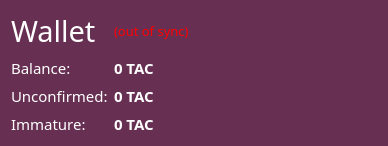
        <widget class="QFrame" name="topleftframe">
         <property name="sizePolicy">
          <sizepolicy hsizetype="Fixed" vsizetype="Preferred">
           <horstretch>0</horstretch>
           <verstretch>0</verstretch>
          </sizepolicy>
         </property>
         <property name="minimumSize">
          <size>
           <width>388</width>
           <height>0</height>
          </size>
         </property>
         <property name="toolTip">
          <string/>
         </property>
         <property name="styleSheet">
          <string notr="true">QFrame {color: rgb(255, 255, 255);
background-color: rgb(103, 47, 82);
alternate-background-color: rgb(89, 38, 68);}
QToolTip {
     color: white;
     font-size:9pt;font-family:'Gill Sans MT';
     border: 4px solid ;
     border-radius: 13px;
     opacity: 700;
     border-color: rgb(89,38,68);
     background-color: rgb(62,29,67);
 }</string>
         </property>
         <layout class="QGridLayout" name="gridLayout_2">
          <item row="0" column="2">
           <widget class="QLabel" name="labelWalletStatus">
            <property name="sizePolicy">
             <sizepolicy hsizetype="Fixed" vsizetype="Preferred">
              <horstretch>0</horstretch>
              <verstretch>0</verstretch>
             </sizepolicy>
            </property>
            <property name="font">
             <font>
              <family>Gill Sans MT</family>
              <pointsize>10</pointsize>
             </font>
            </property>
            <property name="toolTip">
             <string>The displayed information may be out of date. Your wallet automatically synchronizes with the Talkcoin network after a connection is established, but this process has not completed yet.</string>
            </property>
            <property name="styleSheet">
             <string notr="true">QLabel { color: red; }</string>
            </property>
            <property name="text">
             <string notr="true">(out of sync)</string>
            </property>
            <property name="alignment">
             <set>Qt::AlignLeading|Qt::AlignLeft|Qt::AlignVCenter</set>
            </property>
           </widget>
          </item>
          <item row="0" column="3">
           <spacer name="horizontalSpacer_2">
            <property name="orientation">
             <enum>Qt::Horizontal</enum>
            </property>
            <property name="sizeHint" stdset="0">
             <size>
              <width>40</width>
              <height>20</height>
             </size>
            </property>
           </spacer>
          </item>
          <item row="0" column="4" alignment="Qt::AlignRight">
           <widget class="QLabel" name="lblLogo">
            <property name="text">
             <string/>
            </property>
            <property name="pixmap">
             <pixmap resource="../talkcoin.qrc">:/images/logo</pixmap>
            </property>
            <property name="scaledContents">
             <bool>false</bool>
            </property>
           </widget>
          </item>
          <item row="0" column="1">
           <widget class="QLabel" name="label_5">
            <property name="font">
             <font>
              <family>Gill Sans MT</family>
              <pointsize>22</pointsize>
              <weight>50</weight>
              <bold>false</bold>
             </font>
            </property>
            <property name="text">
             <string>Wallet</string>
            </property>
           </widget>
          </item>
          <item row="1" column="2">
           <widget class="QLabel" name="labelBalance">
            <property name="minimumSize">
             <size>
              <width>90</width>
              <height>0</height>
             </size>
            </property>
            <property name="font">
             <font>
              <family>Gill Sans MT</family>
              <pointsize>11</pointsize>
              <weight>75</weight>
              <bold>true</bold>
             </font>
            </property>
            <property name="cursor">
             <cursorShape>IBeamCursor</cursorShape>
            </property>
            <property name="toolTip">
             <string>Your current balance</string>
            </property>
            <property name="text">
             <string notr="true">0 TAC</string>
            </property>
            <property name="textInteractionFlags">
             <set>Qt::LinksAccessibleByMouse|Qt::TextSelectableByKeyboard|Qt::TextSelectableByMouse</set>
            </property>
           </widget>
          </item>
          <item row="1" column="1">
           <widget class="QLabel" name="label">
            <property name="font">
             <font>
              <family>Gill Sans MT</family>
              <pointsize>11</pointsize>
             </font>
            </property>
            <property name="text">
             <string>Balance:</string>
            </property>
           </widget>
          </item>
          <item row="2" column="2" alignment="Qt::AlignTop">
           <widget class="QLabel" name="labelUnconfirmed">
            <property name="font">
             <font>
              <family>Gill Sans MT</family>
              <pointsize>11</pointsize>
              <weight>75</weight>
              <bold>true</bold>
             </font>
            </property>
            <property name="cursor">
             <cursorShape>IBeamCursor</cursorShape>
            </property>
            <property name="toolTip">
             <string>Total of transactions that have yet to be confirmed, and do not yet count toward the current balance</string>
            </property>
            <property name="text">
             <string notr="true">0 TAC</string>
            </property>
            <property name="textInteractionFlags">
             <set>Qt::LinksAccessibleByMouse|Qt::TextSelectableByKeyboard|Qt::TextSelectableByMouse</set>
            </property>
           </widget>
          </item>
          <item row="2" column="1" alignment="Qt::AlignTop">
           <widget class="QLabel" name="label_3">
            <property name="minimumSize">
             <size>
              <width>89</width>
              <height>0</height>
             </size>
            </property>
            <property name="font">
             <font>
              <family>Gill Sans MT</family>
              <pointsize>11</pointsize>
             </font>
            </property>
            <property name="text">
             <string>Unconfirmed:</string>
            </property>
           </widget>
          </item>
          <item row="3" column="2" alignment="Qt::AlignTop">
           <widget class="QLabel" name="labelImmature">
            <property name="font">
             <font>
              <family>Gill Sans MT</family>
              <pointsize>11</pointsize>
              <weight>75</weight>
              <bold>true</bold>
             </font>
            </property>
            <property name="toolTip">
             <string>Mined balance that has not yet matured</string>
            </property>
            <property name="text">
             <string notr="true">0 TAC</string>
            </property>
            <property name="textInteractionFlags">
             <set>Qt::LinksAccessibleByMouse|Qt::TextSelectableByKeyboard|Qt::TextSelectableByMouse</set>
            </property>
           </widget>
          </item>
          <item row="3" column="1" alignment="Qt::AlignTop">
           <widget class="QLabel" name="labelImmatureText">
            <property name="font">
             <font>
              <family>Gill Sans MT</family>
              <pointsize>11</pointsize>
             </font>
            </property>
            <property name="text">
             <string>Immature:</string>
            </property>
           </widget>
          </item>
          <item row="2" column="4">
           <widget class="QPushButton" name="btnWallet">
            <property name="enabled">
             <bool>true</bool>
            </property>
            <property name="maximumSize">
             <size>
              <width>50</width>
              <height>16777215</height>
             </size>
            </property>
            <property name="styleSheet">
             <string notr="true">QPushButton 
{
border:none;
background-color: transparent;
}</string>
            </property>
            <property name="text">
             <string/>
            </property>
            <property name="icon">
             <iconset resource="../talkcoin.qrc">
              <normaloff>:/icons/lock_none</normaloff>:/icons/lock_none</iconset>
            </property>
            <property name="iconSize">
             <size>
              <width>32</width>
              <height>32</height>
             </size>
            </property>
            <property name="checked">
             <bool>false</bool>
            </property>
           </widget>
          </item>
         </layout>
        </widget>
